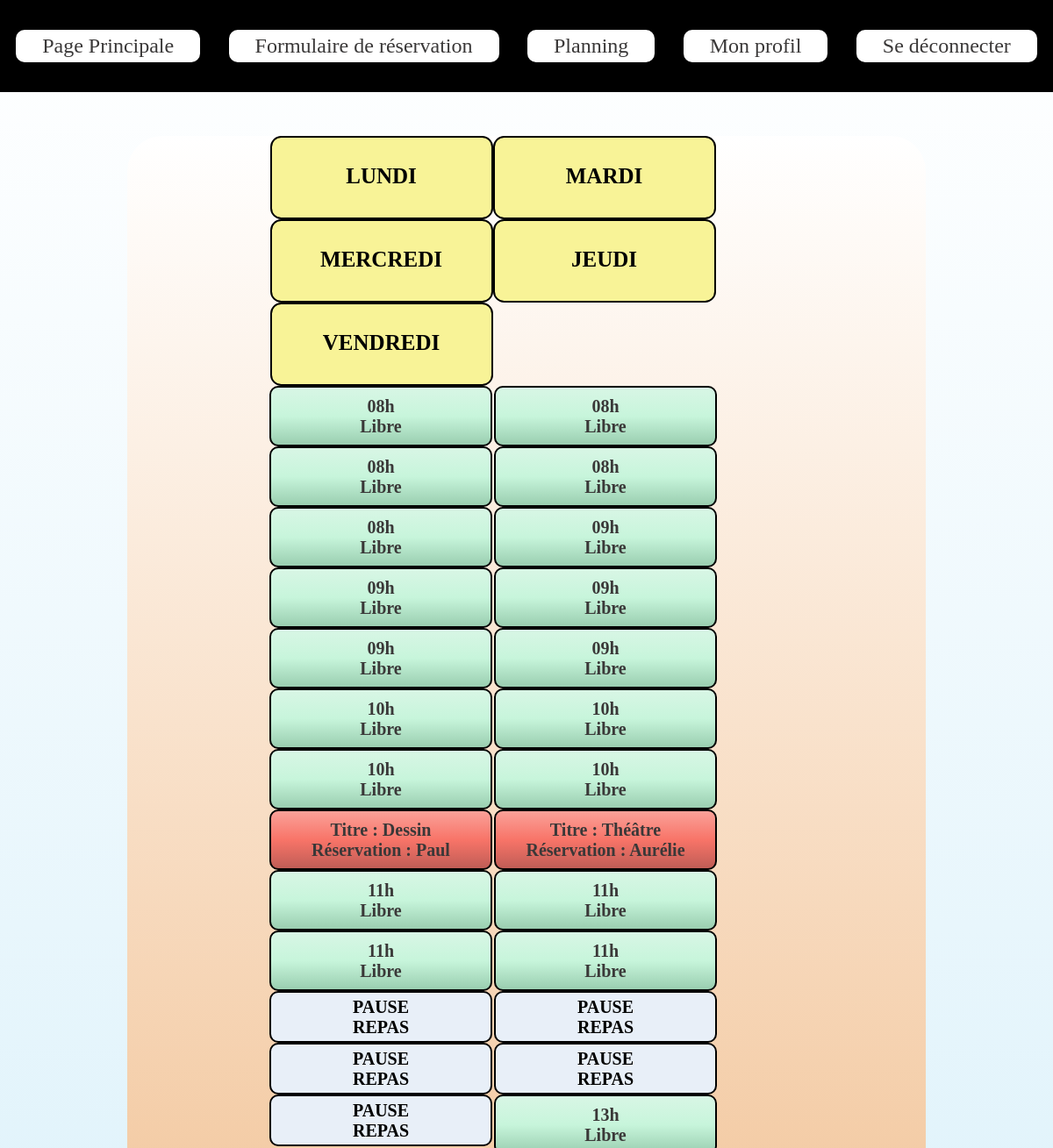
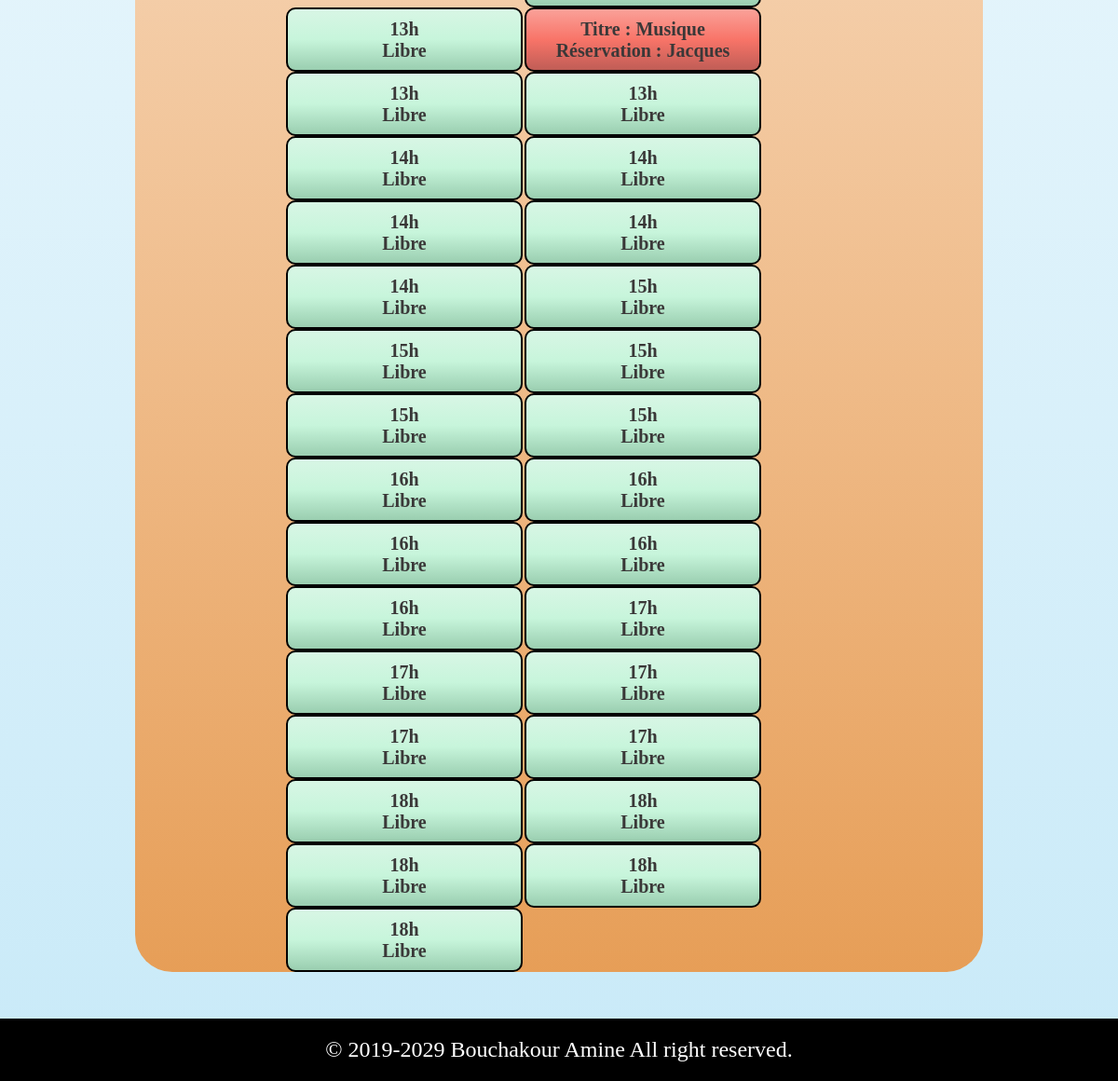
The page /planning.php (signed in) on the database its author committed (2 pictures, top to bottom).
### tables this page shows
CREATE TABLE IF NOT EXISTS `reservations` (
  `id` int(11) NOT NULL AUTO_INCREMENT,
  `titre` varchar(255) NOT NULL,
  `description` text NOT NULL,
  `debut` datetime NOT NULL,
  `fin` datetime NOT NULL,
  `id_utilisateur` int(11) NOT NULL,
  PRIMARY KEY (`id`)
);

### planning.php (the view, shortened to what this page needs)
<html>
<head>
    <link rel="stylesheet" href="planning.css">
</head>
<?php
include("fonctions.php");
function planning()
{
            $tabdate=array('Mon','Tue','Wed','Thu','Fri');
            $tabheure=array('08','09',10,11,12,13,14,15,16,17,18);
            $h=0;
            $j=0;
            while($j<count($tabheure))
            {
                    foreach($tabdate as $jour)
                    {
                        $aaa=$jour.$tabheure[$h];
                            $connexion = mysqli_connect("localhost","root","","reservationsalles");
                            $requete="SELECT id,titre,description,debut FROM reservations";
                            $query=mysqli_query($connexion,$requete);
                            $resultat=mysqli_fetch_all($query);
                            $k=0;
                            while($k<count($resultat))
                            {
                                $jour = $resultat[$k][3][8].$resultat[$k][3][9];
                                $annee = $resultat[$k][3][0].$resultat[$k][3][1].$resultat[$k][3][2].$resultat[$k][3][3];
                                $mois =$resultat[$k][3][5].$resultat[$k][3][6];
                                $heure=$resultat[$k][3][11].$resultat[$k][3][12];
                                $ttt=$resultat[$k][1];
                                $ttt=ucfirst($ttt);
                                $iii=$resultat[$k][0];
                                $timestamp = mktime($heure, 0, 0, $mois, $jour, $annee);
                                $bbb=date('DH', $timestamp);
                                ++$k;
                                if($aaa==$bbb)
                                {
                                    $requete1="SELECT login FROM utilisateurs INNER JOIN reservations ON utilisateurs.id = reservations.id_utilisateur WHERE reservations.id='".$iii."' ";
                                    $query1=mysqli_query($connexion,$requete1);
                                    $resultat1=mysqli_fetch_row($query1);
                                    $nnn=$resultat1[0];
                                    $nnn=ucfirst($nnn);
                                    $id = $iii;
                                    if($nnn!=NULL)
                                    {
                                        echo "<td id='planningtab3'>"."<a class='col' href='reservation.php?id=".$id."'>"."Titre : ".$ttt.'<br/>'."Réservation : ".$nnn."</a>"."<td/>";
                                        break;
                                    }
                                }
                            }
                            if($aaa=='Mon12' or $aaa=='Tue12' or $aaa=='Wed12' or $aaa=='Thu12' or $aaa=='Fri12')
                            {
                                echo '<td id="planningtab4">'.'PAUSE REPAS'.'<td/>';
                            }
                            elseif($aaa!=$bbb)
                            {
                                $aaa=$tabheure[$h];
                                echo '<td id="planningtab">'.'<a href="reservation-form.php">'.$aaa.'h'.' Libre'.'</a>'.'<td/>';
                            }
                    }
                ++$h;
                ++$j;
                echo '<br/>';
            }
}
?>
<body>
<table>
    <thead class="aligntab">
        <td id="planningtab2">LUNDI</td>
        <td id="planningtab2">MARDI</td>
        <td id="planningtab2">MERCREDI</td>
        <td id="planningtab2">JEUDI</td>
        <td id="planningtab2">VENDREDI</td>
    </thead>
    <tbody>
        <?php planning();
        ?>
    </tbody>
</table>
<div>
    <div class="copy">
    © 2019-2029 Bouchakour Amine All right reserved.
    </div>
</div>
</body>
</html>

### planning.css (style rules this page uses)
body { background:linear-gradient( rgba(255, 255, 255, 0.993),rgb(201, 234, 248)); margin: 0px; }
table { border: 3px ; margin: 10px 145px; text-align: center; font-weight: bold; font-size:20px; display: flex; flex-wrap: wrap; border-radius: 2em; background:linear-gradient(white, rgba(235, 145, 60, 0.855)) ; }
#planningtab { padding: 10px 90px 0px 90px; width: 70px; height: 55px; border: 2px black solid; background:linear-gradient(rgb(216, 246, 229),rgb(199, 245, 219),rgb(154, 206, 176)) ; border-radius: 0.5em; }
#planningtab4 { padding: 5px 90px 0px 90px; width: 70px; height: 50px; border: 2px black solid; background-color: rgb(232, 239, 248); border-radius: 0.5em; }
#planningtab2 { width: 248px; padding-top:30px; height: 60px; border: 2.5px black solid; background-color: rgb(248, 243, 151); font-size:25px; text-align: center; font-weight: bold; border-radius: 0.5em; }
#planningtab3 { padding: 10px 0px 0px 0px; width: 250px; height: 55px; border: 2px black solid; background:linear-gradient(rgb(250, 161, 153),rgb(248, 116, 104),rgb(192, 93, 86)) ; border-radius: 0.5em; }
.col { color:white; }
.aligntab { margin: 0px 0px 0px 0.5px; }
a:link { text-decoration: none; color:rgb(58, 56, 56); }
.copy { margin-top: 50px; text-align: center; font-size:x-large; padding: 20px 0px 20px; color:white; background-color: black; font-family: Georgia, 'Times New Roman', Times, serif; }

### rows shown on the page
reservations: titre "Dessin", nnn "Paul"
reservations: titre "Théâtre", nnn "Aurélie"
reservations: titre "Musique", nnn "Jacques"

### other values the page prints
$aaa "08"
$aaa "09"
$aaa "10"
$aaa "11"
$aaa "13"
$aaa "14"
$aaa "15"
$aaa "16"
$aaa "17"
$aaa "18"
